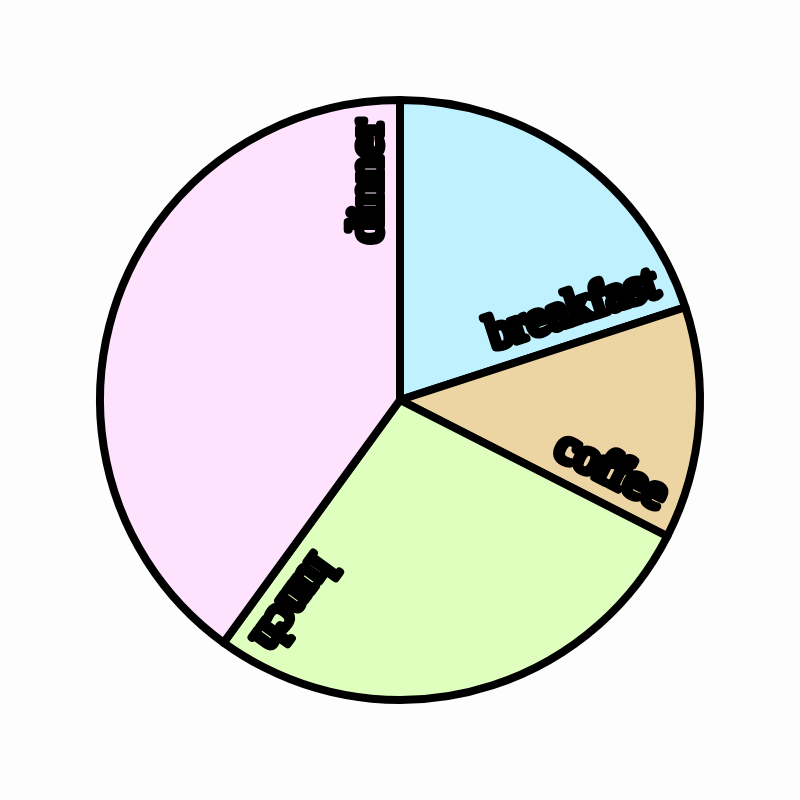
Frame 1 (no input)
Frame 2 (the mouse pressed at the canvas centre, redrawn once): identical to frame 1, image omitted

The p5.js sketch that drew this single still picture (run headless with seeded random() and noise() and a simulated clock; the mouse was pressed at the canvas centre and the sketch redrawn once):

// p5.js sketch
// ── sketch.js

let myFont; 
let amounts = [8, 5, 11, 16];
let names = ["breakfast", "coffee", "lunch", "dinner"];
let colors = [
  'rgb(191, 241, 255)', 
  'rgb(236, 213, 162)', 
  'rgb(223, 255, 191)', 
  'rgb(255, 227, 254)'
];


function setup() {
  noLoop();
  createCanvas(800, 800);
  myFont = textFont("Helvetica-Bold", 48);
  textFont(myFont);
}

function draw() {
  background(253); 
  noLoop(); 

  let total = 0; 
  for (let i=0; i<amounts.length; i++) {
    total += amounts[i];
  }



  let cx = width/2;
  let cy = height/2; 
  let diam = 600;
  let angleStart = 0-HALF_PI; 
  for (let i=0; i<amounts.length; i++) {
    let ithFraction = amounts[i]/total;
    let ithAngle = ithFraction * TWO_PI; 
    let angleEnd = angleStart + ithAngle;

    fill(colors[i]); //(255);
    stroke(0, 0, 0); 
    strokeWeight(8); 
    strokeJoin(ROUND); 
    arc(cx, cy, diam, diam, angleStart, angleEnd, PIE); 

    fill(0); 
    push();
    translate(cx, cy); 
    rotate(angleEnd); 
    textAlign(RIGHT, BOTTOM); 
    text(names[i], diam/2 - 20, -8); 
    pop();

    angleStart += ithAngle;
  }
}

//===================================
function keyPressed() {
  if (key == ' ') {
    saveFrame("pie_chart.png");
  }
}
